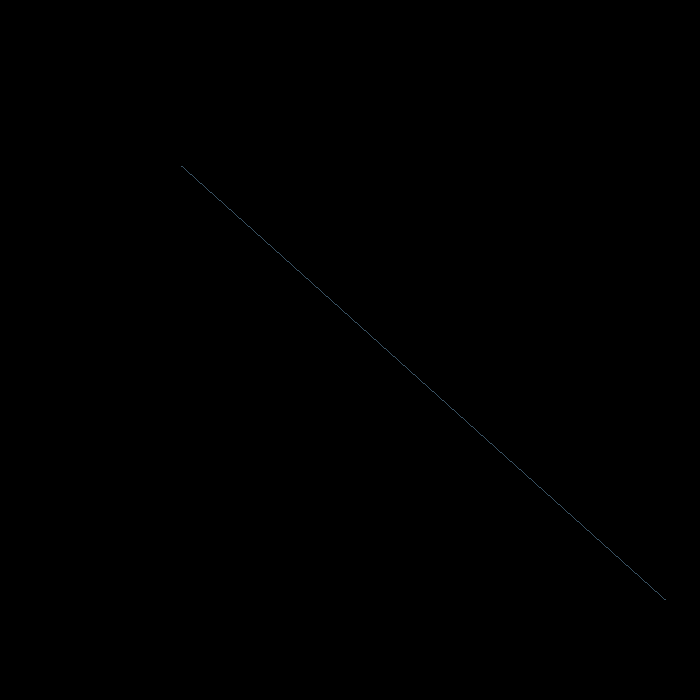
Frame 1 (no input)
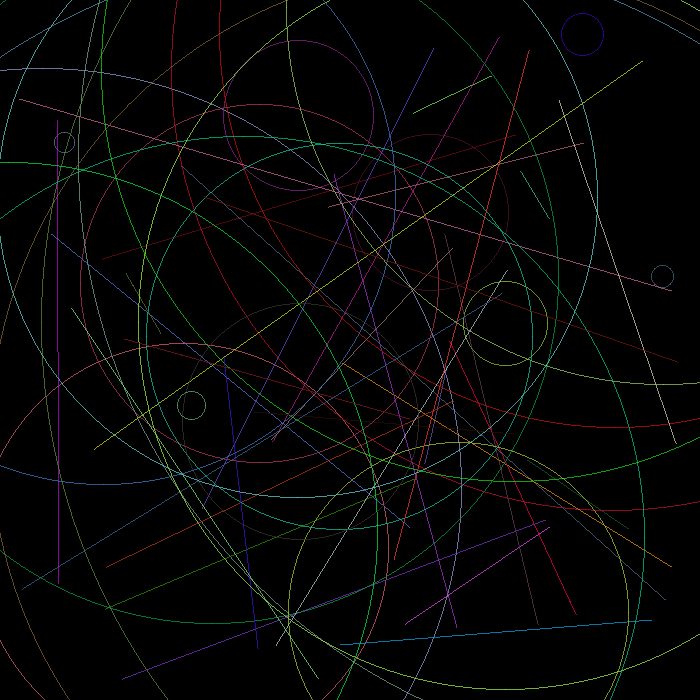
Frame 60 (the mouse pressed at the canvas centre just before this capture)
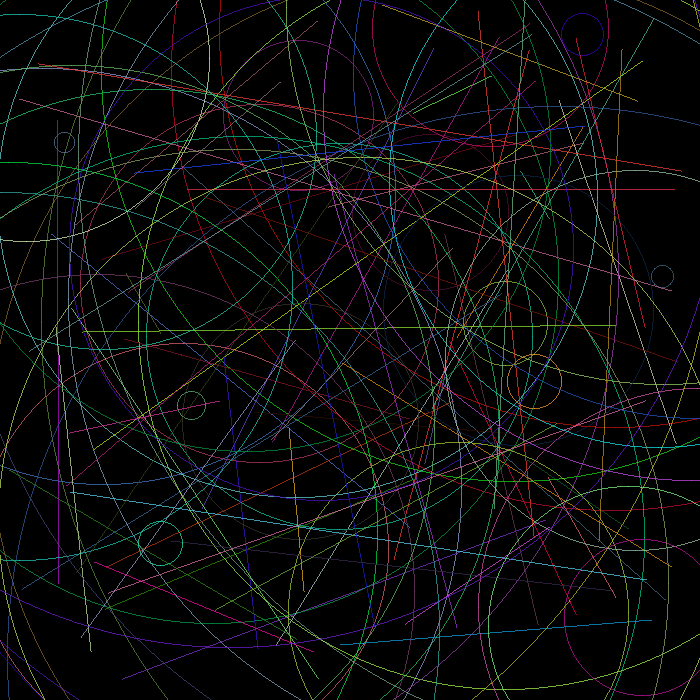
Frame 120 (the mouse held since frame 60 and released just before this capture)

The Processing sketch that drew these frames (run headless with seeded random() and noise(); from frame 60 on, the mouse is pressed at the canvas centre):

// Processing sketch: tarefa2
// ── tarefa2.pde
void setup(){
  size(700,700);
  background(0);
}

void draw(){
  float figura = random(2); 
  if(figura > 1){ 
    LinhaDDA linha = new LinhaDDA(int(random(700)),int(random(700)),int(random(700)),int(random(700)), int(random(255)), int(random(255)), int(random(255)));
  }  
  else {
    CircBresenham circulo = new CircBresenham(int(random(700)), int(random(700)),int(random(700)), int(random(255)), int(random(255)), int(random(255))); 
  }
}

// ── CircBresenham.pde
public class CircBresenham {

  CircBresenham(int xc, int yc, int raio, int R, int G, int B){
    //int raioQuadrado = raio*raio;
    //int mh = (xc + 1)*(xc + 1) + yc*yc - raioQuadrado;
    //int md = (xc + 1)*(xc + 1) + (yc - 1)*(yc -1) - raioQuadrado;
    //int mv = xc*xc + (yc - 1)*(yc - 1) - raioQuadrado;   
    //int di = md;
    
    int x = raio;
    int y = 0;
    int xChange = 1 - 2*raio;
    int yChange = 1;
    int erro = 0;
    
    while(x >= y){
      stroke(R,G,B);
      point(xc + x, yc + y);
      point(xc - x, yc + y);
      point(xc - x, yc - y);
      point(xc + x, yc - y);
      point(xc + y, yc + x);
      point(xc - y, yc + x);
      point(xc - y, yc - x);
      point(xc + y, yc - x);      
      
      y++;
      erro += yChange;
      yChange += 2;
      
      if(2*erro + xChange > 0){
        x--;
        erro += xChange;
        xChange += 2;
      }   
    }

  //  if (figuraEscolhida == 0) {
  //    //FOR ABAIXO DESENHA UMA CIRCUNFERENCIA
  //    for (; flag < 2; teta = teta+0.5) {
  //      xaxis = R*cos(teta);
  //      yaxis = R*sin(teta);
  //      if (xaxis == R) {
  //        flag++;
  //      }
  //      stroke(255, 0, 0);
  //      point(xaxis + x, yaxis + y);
  //    } 
  //  for(int xi = xc; xi <= )
  //  if(di == 0){
  //    //escolhe ponto B
  //  }  
  //  else if(di < 0){
  //    int delta1 = mh - md;
  //    if(delta1 <= 0){
  //      //escolhe ponto A
  //    }  
  //    else {
  //      //escolhe ponto B
  //    }  
  //  }
  //  else {
  //    int delta2 = mh - md;
  //    if(delta2 <= 0){
  //      //escolhe ponto B
  //    }  
  //    else {
  //      //escolhe ponto C
  //    }  
  //  }  
  }
}

// ── LinhaDDA.pde
public class LinhaDDA{

  LinhaDDA(int xi, int xf, int yi, int yf, int R, int G, int B){
    int dx = xf - xi;
    int dy = yf - yi;
    int steps;
    float incX;
    float incY;
    float x = xi;
    float y = yi;

    if(abs(dx) > abs(dy)){
      steps = abs(dx);  
    }  else{
      steps = abs(dy);
    }
    incX = dx/float(steps);
    incY = dy/float(steps);
    
    for(int i = 0; i <= steps; i++){
      stroke(R,G,B);      
      point(x, y);
      x += incX;
      y += incY;
    }      
  }
}
